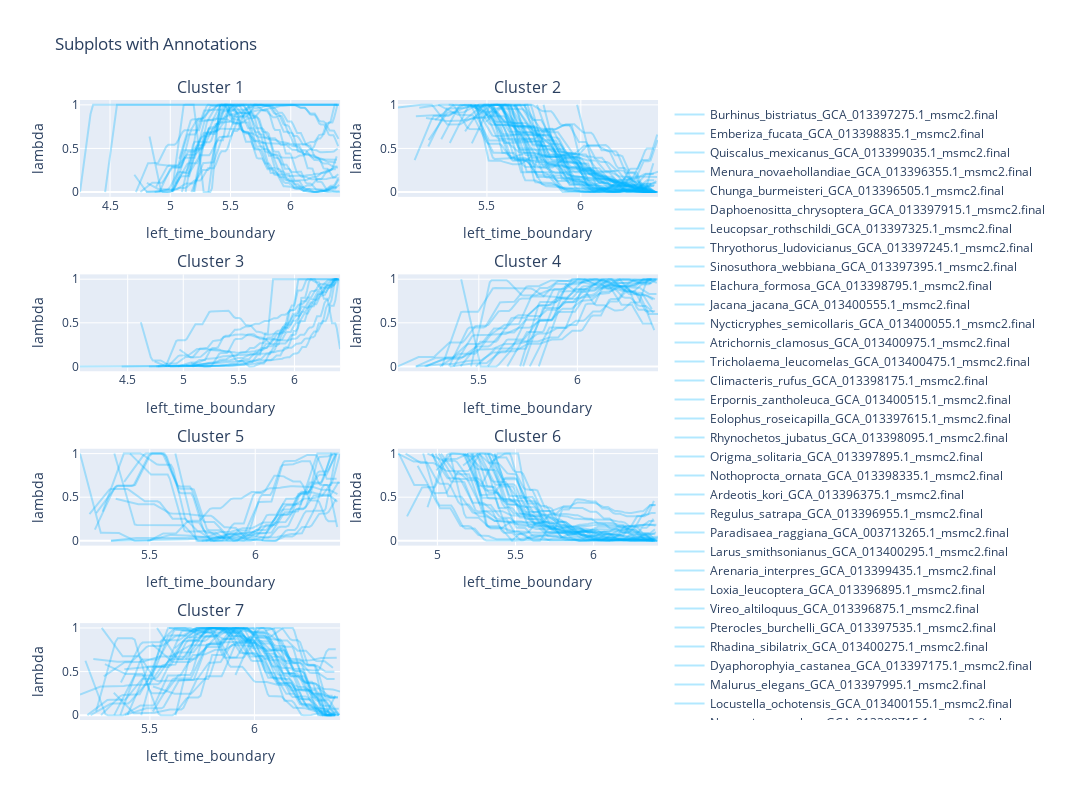

The code cell stored with this chart in its notebook:
### Code cell
k=7
cols = 2                          
rows = given_col_find_row(k=k, cols=cols)
fig = make_subplots(rows=rows, cols=cols,
                   subplot_titles=([f"Cluster {label}" for label in range(1, k+1)]))
fig = go.FigureWidget(fig)


name2trace_index = dict() # NEW
counter = 0
# Plot training data, Msmc_clustering should have km already
for name in m_obj.name2series:
    add_curve_to_subplot(fig=fig,
                         name=name,
                         cols=cols,
                         Msmc_clustering=m_obj,
                         km=None,
                         marker_color='rgba(0, 180, 255, .3)')
    name2trace_index[name] = counter # NEW
    counter += 1
# Plot testing data, Msmc_clustering shouldn't have km
for name in m_obj_predict.namesofMySeries[:0]:
    add_curve_to_subplot(fig=fig,
                         name=name,
                         cols=cols,
                         Msmc_clustering=m_obj_predict,
                         km=m_obj.km,
                         marker_color='rgba(180, 0, 255, .3)')
    name2trace_index[name] = counter # NEW
    counter += 1
    
fig.update_layout(height=800, width=2000, title_text="Subplots with Annotations")
    

fig.show()


Msmc_clustering = m_obj
immutable_data_copy = copy.deepcopy(fig.data) # Should only be assigned once (after fig is first init'd)
label2series_names = compute_label2series_names(Msmc_clustering=Msmc_clustering)
label2dist_matrix, series_name2label = compute_intra_cluster_dtw_dist_matrix(Msmc_clustering=Msmc_clustering,
                                                                             label2series_names=label2series_names)
